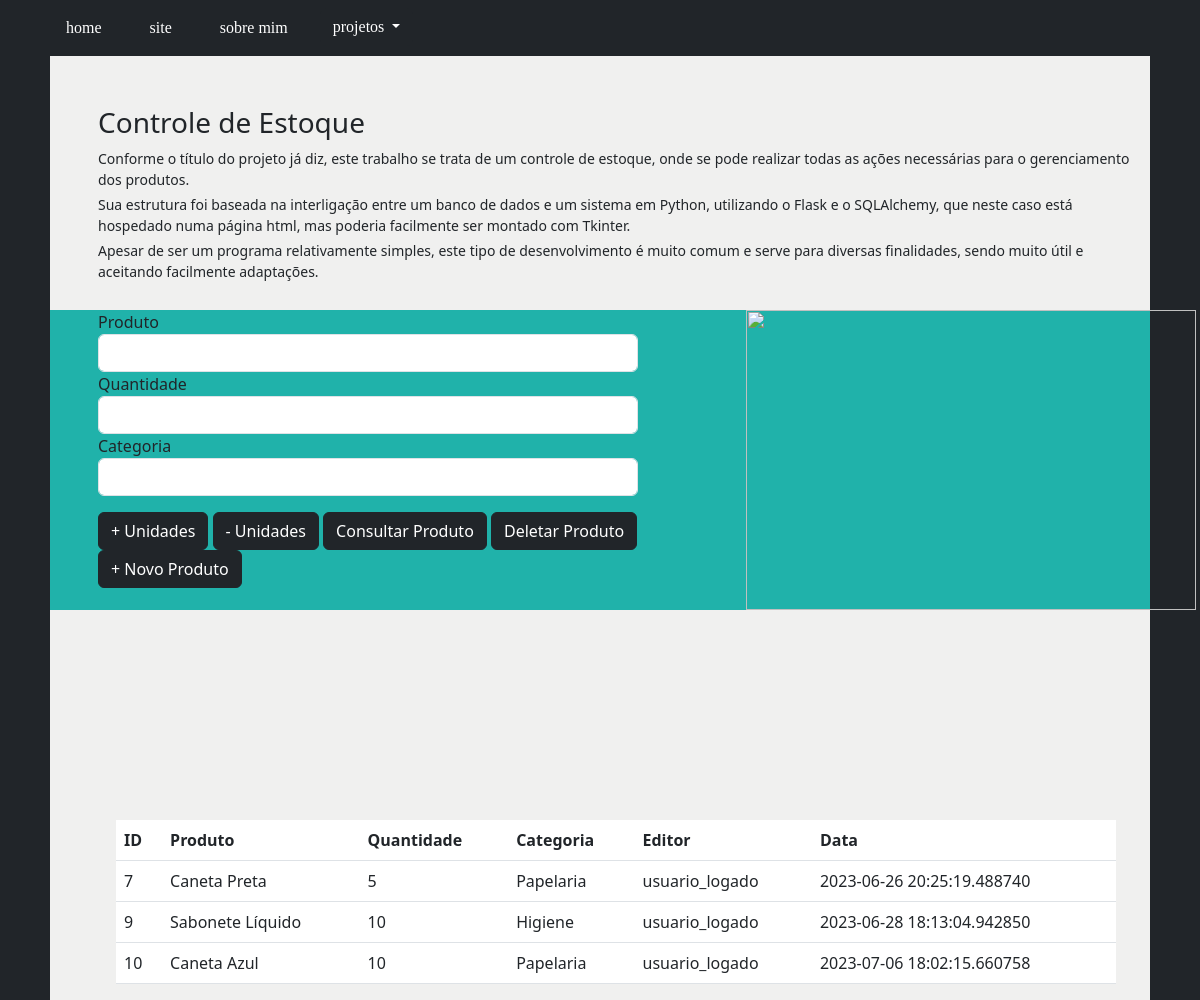
The page /estoque on the database its author committed.
### siteportfolio/models.py (models this page shows)
class Produto(db.Model):
    id = db.Column(db.Integer, primary_key=True)
    produto = db.Column(db.String, unique=True, nullable=False)
    qtd = db.Column(db.Integer)
    categoria = db.Column(db.String, nullable=False)
    editor = db.Column(db.String, default='usuario_logado')
    data = db.Column(db.DateTime, default=datetime.utcnow())

### siteportfolio/routes.py (the view, shortened to what this page needs)
@app.route("/estoque", methods=['GET', 'POST'])
def estoque():
    form_estoque = FormControleEstoque()
    produtos = Produto.query.all()
    primeiro_produto = Produto.query.filter_by(produto=form_estoque.produto.data).first()
    return render_template('estoque.html', form_estoque=form_estoque, produtos=produtos)

### siteportfolio/forms.py
class FormControleEstoque(FlaskForm):
    produto = StringField("Produto", validators=[DataRequired()])
    qtd = IntegerField("Quantidade")
    categoria = StringField("Categoria")
    botao_retirar = SubmitField("- Unidades")
    botao_acrescentar = SubmitField("+ Unidades")
    botao_consultar = SubmitField("Consultar Produto")
    botao_novo = SubmitField("+ Novo Produto")
    botao_deletar = SubmitField("Deletar Produto")

### siteportfolio/templates/estoque.html (shortened to what this page needs)
{% extends 'base.html' %}
{% block body %}
<div class="main_container">
    <div class="container-fluid pt-5 ps-5 pb-3 pe-3" style="font-size:14px">
        <h3>Controle de Estoque</h3>
        <p class="my-1">Conforme o título do projeto já diz, este trabalho se trata de um controle de estoque, onde se
            pode realizar todas as ações necessárias para o gerenciamento dos produtos.</p>
        <p class="my-1">Sua estrutura foi baseada na interligação entre um banco de dados e um sistema em Python,
            utilizando o Flask e o SQLAlchemy,
            que neste caso está hospedado numa página html, mas poderia facilmente ser montado com Tkinter.</p>
        <p class="my-1">Apesar de ser um programa relativamente simples, este tipo de desenvolvimento é muito comum e
            serve para diversas finalidades, sendo muito útil e aceitando facilmente adaptações.</p>
    </div>
    <div class="container-fluid mx-0 mt-2 px-5" style="background-color: #20B2AA">
        <div class="row">
            <div class="col-7 pe-5 me-5">
                <form method="POST">
                    <fieldset>
                        <div class="form-group">
                            {{ form_estoque.produto.label(class="form-control-label") }}
                            {% if form_estoque.produto.errors %}
                            {{ form_estoque.produto(class="form-control is-invalid") }}
                            <div class="invalid-feedback">
                                {% for erro in form_estoque.produto.errors %}
                                {{ erro }}
                                {% endfor %}
                            </div>
                            {% else %}
                            {{ form_estoque.produto(class="form-control") }}
                            {% endif %}
                        </div>
                        <div class="form-group">
                            {{ form_estoque.qtd.label(class="form-control-label") }}
                            {{ form_estoque.qtd(class="form-control") }}
                        </div>
                        <div class="form-group pb-3">
                            {{ form_estoque.categoria.label(class="form-control-label") }}
                            {{ form_estoque.categoria(class="form-control") }}
                        </div>
                    </fieldset>
                    {{ form_estoque.botao_acrescentar(class="btn btn-dark") }}
                    {{ form_estoque.botao_retirar(class="btn btn-dark") }}
                    {{ form_estoque.botao_consultar(class="btn btn-dark") }}
                    {{ form_estoque.botao_deletar(class="btn btn-dark") }}
                    {{ form_estoque.botao_novo(class="btn btn-dark") }}
                </form>
            </div>
            <div class="col-4 text-center">
                <img src="https://images.unsplash.com/photo-1590247813693-5541d1c609fd?ixlib=rb-4.0.3&ixid=M3wxMjA3fDB8MHxwaG90by1wYWdlfHx8fGVufDB8fHx8fA%3D%3D&auto=format&fit=crop&w=909&q=80"
                     height="300px" width="450px">
            </div>
        </div>
    </div>
</div>
<div class="sec_container">
    <table class="table mx-3">
        <tr>
            <th>ID</th>
            <th>Produto</th>
            <th>Quantidade</th>
            <th>Categoria</th>
            <th>Editor</th>
            <th>Data</th>
        </tr>
        {% for produto in produtos %}
        <tr>
            <td>{{ produto.id }}</td>
            <td>{{ produto.produto }}</td>
            <td>{{ produto.qtd }}</td>
            <td>{{ produto.categoria }}</td>
            <td>{{ produto.editor }}</td>
            <td>{{ produto.data }}</td>
        </tr>
        {% endfor %}
    </table>
</div>
{% endblock %}

### siteportfolio/templates/base.html (shortened to what this page needs)
<!DOCTYPE html>
<html lang="pt-br">
<head>
    <link href="https://cdn.jsdelivr.net/npm/bootstrap@5.3.0-alpha2/dist/css/bootstrap.min.css" rel="stylesheet">
    <link href= "{{ url_for('static',filename='main.css') }}" type="text/css" rel="stylesheet">
</head>
<body class="bg-dark">
    {% include 'navbar.html' %}
    {% block body %}
    {% endblock %}
</body>
</html>

### siteportfolio/templates/navbar.html (shortened to what this page needs)
<nav class="navbar navbar-expand-lg bg-dark fixed-top" style="font-family: Lucida Bright" data-bs-theme="dark">
  <div class="container-fluid container">
    <div class="collapse navbar-collapse" id="navbarText">
      <ul class="navbar-nav me-auto mb-2 mb-lg-0">
        <li class="nav-item">
          <a class="nav-link active mx-3" aria-current="page" href="{{ url_for('home') }}">home</a>
        </li>
          <li class="nav-item">
          <a class="nav-link active mx-3" aria-current="page" href="{{ url_for('site') }}">site</a>
        </li>
        <li class="nav-item">
          <a class="nav-link active mx-3" href="{{ url_for('sobremim') }}">sobre mim</a>
        </li>
          <div class="dropdown">
          <button class="btn btn-dark dropdown-toggle mx-2" type="button" data-bs-toggle="dropdown" aria-expanded="false">
    projetos
          </button>
      </div>
      </ul>
    </div>
  </div>
</nav>

### siteportfolio/static/main.css (style rules this page uses)
.main_container { float: left; height: calc(100vh - 50px); bottom:0; top:0; left:0; right:0; width: calc(100% - 100px); margin-top: 50px; margin-right: 50px; margin-left: 50px; background-color:#f0f0ef; }
.sec_container { float: left; clear: both; height:auto; width: calc(100% - 100px); margin-right: 50px; margin-left: 50px; padding-top: 20px; padding-left: 50px; padding-right: 50px; background-color:#f0f0ef; }

### rows shown on the page
Produto: id "7", produto "Caneta Preta", qtd "5", categoria "Papelaria", editor "usuario_logado", data "2023-06-26 20:25:19.488740"
Produto: id "9", produto "Sabonete Líquido", qtd "10", categoria "Higiene", editor "usuario_logado", data "2023-06-28 18:13:04.942850"
Produto: id "10", produto "Caneta Azul", qtd "10", categoria "Papelaria", editor "usuario_logado", data "2023-07-06 18:02:15.660758"
